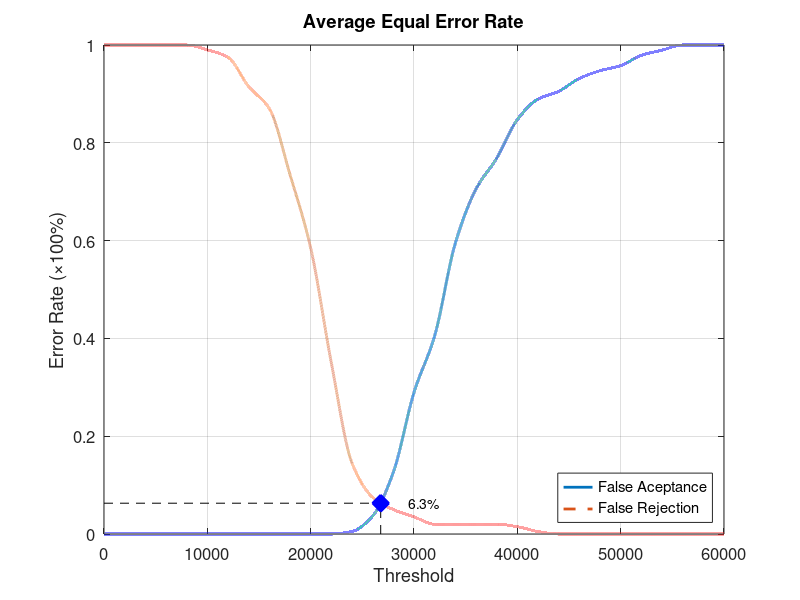
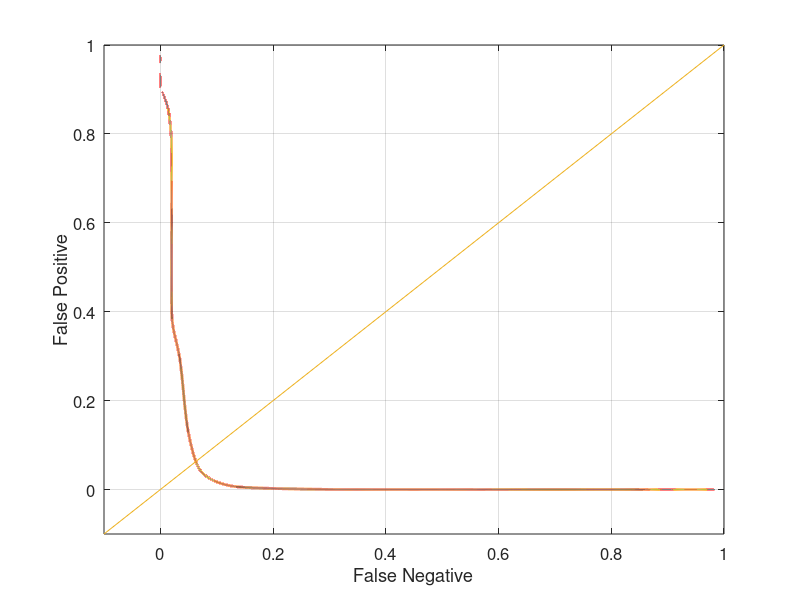

These figures' MATLAB source, in order:
function yEER = Database4_3
close all;
clear;
clc;
x = 0:2000:60000;
xq = 0:0.5:60000;

y0 = [0 0 0 0 0 0 0 0 0 0 0 0 0.00526316 0.0368421 0.126316 0.289474 0.405263 0.594737 0.705263 0.768421 0.847368 0.889474 0.905263 0.931579 0.947368 0.957895 0.978947 0.989474 1 1 1];
yy0 = interp1(x, y0, xq, 'pchip');
y1 = [1 1 1 1 1 0.99 0.975 0.915 0.87 0.735 0.585 0.35 0.145 0.075 0.05 0.035 0.02 0.02 0.02 0.02 0.015 0.005 0 0 0 0 0 0 0 0 0];
yy1 = interp1(x, y1, xq, 'pchip');

% Calculating EER: 
y2 = abs(y0 - y1);
find(y2 == min(y2))
yy2 = abs(yy0 - yy1);
xEER = find(yy2 == min(yy2));
xEERIndex = xq(xEER) % X-axis EER
yEER = yy0(xEER) % Y-axis EER

main = figure
plot(xq, yy0,'-','LineWidth', 2);	hold on
plot(xq, yy1,'--','LineWidth', 2);	hold on
plot([xEERIndex xEERIndex], [0 yEER], 'k--');	hold on
plot([0 xEERIndex], [yEER yEER], 'k--');	hold on
plot(xEERIndex, yEER, 'bx', 'LineWidth', 10);	hold on
text(xEERIndex + 10 * xEERIndex / 100, yEER, [num2str(round((10000 * yEER)) / 100) '%'])
legend('False Aceptance', 'False Rejection', 'Location', 'SouthEast')
xlabel('Threshold')
ylabel('Error Rate (\times100%)')
title('Average Equal Error Rate')
set(gca, 'FontSize', 12)
axis([0 60000 0 1])
grid on

print(main, 'Database4_3Main', '-dpng');
FNRxFPR = figure('Color', [1 1 1]);
plot(yy1, yy0, '-', yy1, yy0, 'LineWidth', 2);
hold on
y = -0.1:0.1:1
plot(y, y); 
set(gca, 'FontSize', 12)
xlabel('False Negative')
ylabel('False Positive')
axis([-0.1 1 -0.1 1])
set(gca, 'FontSize', 12)
grid on

print(FNRxFPR, 'Database4_3FNRxFPR','-dpng');
end
